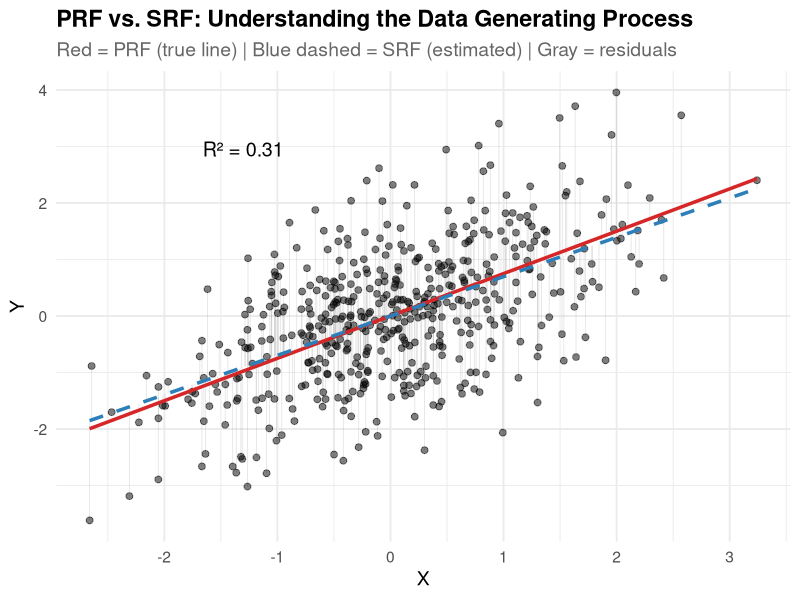

This figure's R source:
## ---- chunk 1
#| echo: false
#| fig-width: 10
#| fig-height: 5.5
library(ggplot2)
set.seed(123)
simulate_regression_data <- function(
  n = 500, beta_0 = 0, beta_1 = 0.2,
  x_mean = 0, x_sd = 1, error_sd = 1
) {
  X <- rnorm(n, mean = x_mean, sd = x_sd)
  errors <- rnorm(n, mean = 0, sd = error_sd)
  Y <- beta_0 + beta_1 * X + errors
  data.frame(x = X, y = Y, true_y = beta_0 + beta_1 * X, error = errors)
}
sim_dat <- simulate_regression_data(n = 500, beta_1 = 0.75, x_sd = 1, error_sd = 1)
fit <- lm(y ~ x, data = sim_dat)
sim_dat$fitted_y <- fitted(fit)
r_squared <- summary(fit)$r.squared

ggplot(sim_dat, aes(x = x, y = y)) +
  geom_segment(aes(xend = x, yend = fitted_y),
               alpha = 0.2, color = "gray50", linewidth = 0.3) +
  geom_point(alpha = 0.5, size = 2) +
  geom_line(aes(y = true_y), color = "#d62728", linewidth = 1.2) +
  geom_line(aes(y = fitted_y), color = "#2c7fb8", linewidth = 1.2, linetype = "dashed") +
  annotate("text", x = min(sim_dat$x) + 1, y = max(sim_dat$y) - 1,
           label = paste0("R² = ", round(r_squared, 3)),
           size = 5, hjust = 0) +
  labs(title = "PRF vs. SRF: Understanding the Data Generating Process",
       subtitle = "Red = PRF (true line) | Blue dashed = SRF (estimated) | Gray = residuals",
       x = "X", y = "Y") +
  theme_minimal(base_size = 14) +
  theme(plot.title = element_text(face = "bold"),
        plot.subtitle = element_text(color = "gray40"))
## ---- chunk 2
#| echo: true
fit <- lm(y ~ x, data = sim_dat)
summary(fit)
## ---- chunk 3
# Single
predict(fit, newdata = data.frame(x = 1))
# Multiple values
predict(fit, newdata = data.frame(x = seq(0.25, 0.35, by = 0.05)))
# all fitted values...
predict(fit) |> head()
## ---- chunk 4
# scale standardizes the variables (mean=0, sd=1)
lm(scale(y) ~ scale(x), data = sim_dat) |> summary()
cor(sim_dat$x, sim_dat$y) |> print()
## ---- chunk 5
cor(sim_dat$x, sim_dat$y) 
## ---- chunk 6
A <- matrix(c(1, 0, 3,
              0, 1, 5,
              1, 1, 4), nrow = 3, byrow = TRUE)
colnames(A) <- c("Vote", "PID", "Ideology")
A
dim(A)
## ---- chunk 7
a <- c(3, 2); b <- c(1, 1)
sqrt(sum((a - b)^2))  # Euclidean distance
## ---- chunk 8
a <- c(3, 2, 1)
sqrt(sum(a^2))       # norm of a
a / sqrt(sum(a^2))   # unit vector
## ---- chunk 9
a <- c(3, 2, 1); b <- c(1, 1, 1)
a + b    # addition
a - b    # subtraction
## ---- chunk 10
a <- c(3, 2, 1); b <- c(1, 1, 1)
sum(a * b)          # inner product
a %*% b             # same thing with matrix notation
## ---- chunk 11
a <- c(3, 2, 1); b <- c(1, 4, 7)
a %o% b   # outer product
## ---- chunk 12
A <- matrix(c(1,3,2,4), nrow=2, byrow=TRUE)
B <- matrix(c(3,5,2,4), nrow=2, byrow=TRUE)
A %*% B
## ---- chunk 13
A <- matrix(c(1,2,3,4,5,6), nrow=2, byrow=TRUE)
t(A)         # transpose
t(A) %*% A   # A'A is always square & symmetric
## ---- chunk 14
A <- matrix(c(4,7,2,6), nrow=2, byrow=TRUE)
det(A)   # nonsingular
B <- matrix(c(2,4,1,2), nrow=2, byrow=TRUE)
det(B)   # singular — no inverse
## ---- chunk 15
A <- matrix(c(4,7,2,6), nrow=2, byrow=TRUE)
solve(A)          # inverse
A %*% solve(A)    # verify: should be identity
## ---- chunk 16
x <- c(1, 2, 3, 4, 5)
y <- c(5.1, 7.9, 11.2, 13.8, 17.1)
X <- cbind(1, x)    
b <- solve(t(X) %*% X) %*% t(X) %*% y
b                    # OLS 
coef(lm(y ~ x))     # verify with lm()
